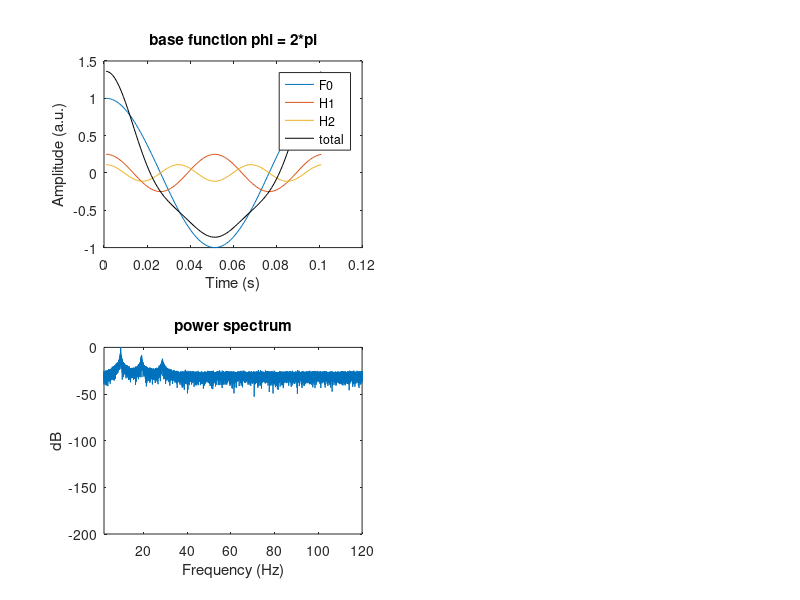

Here is the MATLAB script that generated this plot: (Note: this script raises an error after producing the figure.)
%% Figure 5
% Simulated data with spurious phase-amplitude coupling using 3 harmonics adding frequency fluctuations. Here I cover 8 different phases every 45 degrees
%
% Lozano-Soldevilla, D., ter Huurne, N., and Oostenveld, R. (2016).
% Neuronal Oscillations with Non-sinusoidal Morphology Produce Spurious
% Phase-to-Amplitude Coupling and Directionality. Front. Comput. Neurosci.
% 10.
%
% The code below uses the following wave equation to generate a low
% frequency signal with harmonics:
%
% signal = (1/j^2)*cos(j*f*2*pi*t + (j-1) * phi;
%
% where j index the n-harmonic of frequency f weighted a specific phase
% phi. (j-1) * phi determines the wave morphology:
%   - phi of (j-1) * pi/2 over the sum of  j-th harmonics generates a
%   left-sided sawtooth wave
%   - phi of (j-1) * 3*pi/2 over the sum of j-th generates a
%   right-sided sawtooth wave
%   - phi of (j-1) * 2*pi over the sum of j-th generates an
%   amplitude asymmetric waveform
%
% The simulations below used the fundamental and the firsts two harmonics
% (i.e. j = 3)
%
% The normalization factor 1/j^2 gives more weight the lower frequencies
% yielding the harmonic time series more curved shape that decrease the
% spurious cross-frequency spurious coupling due to sharp edge artifacts
% (Kramer et al 2008 J Neurosci Methods).
%
% For more details on harmonic wave generation see sections 3.3 and 3.4 in
% Maccarone, T. J. (2013). The biphase explained: understanding the
% asymmetries in coupled Fourier components of astronomical time series.
% Monthly Notices of the Royal Astronomical Society, 435(4), 3547-3558.
% doi: 10.1093/mnras/stt1546
%
phi = [2*pi  pi/4  pi/2  3*pi/4  pi  5*pi/4  3*pi/2  7*pi/4];
phistr = {'2*pi'  'pi/4'  'pi/2'  '3*pi/4'  'pi'  '5*pi/4'  '3*pi/2'  '7*pi/4'};
data=[];
for p = 1:size(phi,2);
  
  dt = 0.001;
  fsample = 1/dt;
  t0 = 0.1;
  s=[];
  
  for i = 1:1730;
    
    f    = 1/(t0+rand()*0.01);
    t    = 0:dt:1/f-dt;
    
    tmp=zeros(1,size(t,2));
    har=[];
    for j=1:3;
      har(j,:) = ((1/j^2)*cos(j*f*2*pi*t + (j-1) * phi(1,p)));
      tmp = tmp + har(j,:);
    end
    s = [s, tmp];
  end
  
  t1 = (1:size(har,2))./fsample;
  
  figure;
  subplot(221);plot(t1,har');xlim([0 0.1]);hold all;
  subplot(221);plot(t1,sum(har,1)','Color','k');xlim([0 0.1]);
  legend('F0','H1','H2','total');
  title(['base function phi = ' phistr{1,p}]);
  xlabel('Time (s)');
  ylabel('Amplitude (a.u.)');
  xlim([0 0.12]);
  
  N = length(s);
  t = (1:N)./fsample;
  s = s + 0.1*randn(1,N); % add noise to the signal
  
  % compute spectral power of the signal
  df = 1.0 / (N*dt);
  faxis = (0:N/2)*df;
  pow = abs(fft(s.*hann(N)'-mean(s.*hann(N)')));
  pow = pow(1:N/2+1);
  pow = 10.0*log10(pow / max(pow));
  
  subplot(223);plot(faxis,pow);xlim([2 120]);
  title('power spectrum');
  xlabel('Frequency (Hz)');
  ylabel('dB');
  
  %
  data{p}.label{1}='hp';
  data{p}.fsample = fsample;
  data{p}.trial{1} = s;
  data{p}.time{1} = (1:size(data{p}.trial{1},2))./data{p}.fsample;
  data{p}.trialinfo=[1];
  
  
  %% create FieldTrip raw structure
  data{p} = [];
  data{p}.label{1}   = 'hp';
  data{p}.fsample    = fsample;
  data{p}.trial{1}   = s; clear s;
  data{p}.time{1}    = (1:size(data{p}.trial{1},2))./data{p}.fsample;
  data{p}.trialinfo  = [1];
  
  cfg         = [];
  cfg.length  = 2;
  cfg.overlap = 0.5;
  dataw = ft_redefinetrial(cfg,data{p}); % cut data into epochs
  
  
  %%
  fy = 5:1:120;
  fx = [0 30];
  width = 5;
  pad = 2;
  freq = cfcoh(dataw,fy,fx,width,pad);
  
  figure;
  subplot(121);
  imagesc(freq.fx,freq.fy,freq.COH,[0 1]);
  title('Coherence');colorbar;axis xy;
  set(gcf, 'Renderer', 'painters');
  xlabel('Frequency phase (Hz)');
  ylabel('Frequency amplitude (Hz)');
  
  %%
  fwidth = 4;
  jack   = 1;
  fx     = freq.fx(6:55);
  psi    = cfd(freq,fx,fwidth,jack);
  
  figure;
  subplot(121);
  imagesc(psi.time,psi.freq,squeeze(psi.PS./psi.PSstd),[-2.5 2.5]);
  title('CFD');colorbar;axis xy;colormap('bluewhitered');
  set(gcf, 'Renderer', 'painters');
  xlabel('Frequency phase (Hz)');
  ylabel('Frequency amplitude (Hz)');
  
  %% bicoherence
  fy = 5:1:120;
  fx = [5 30];
  pad = 2;
  bic2 = bicoh(dataw,fy,fx,pad);
  
  figure;
  subplot(121);imagesc(bic2.fx, bic2.fy, squeeze(bic2.powspctrm),[0 1]);
  xlim([5 30]);
  title('Bicoherence');colorbar;axis xy;
  xlabel('Frequency (Hz)');
  ylabel('Frequency (Hz)');
  set(gcf, 'Renderer', 'painters');
end


